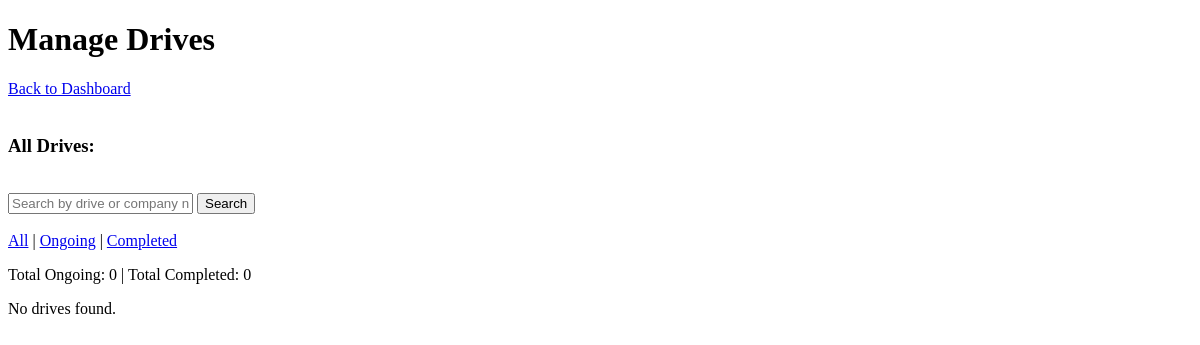
Page /admin/manage_drives on the earlier database version.
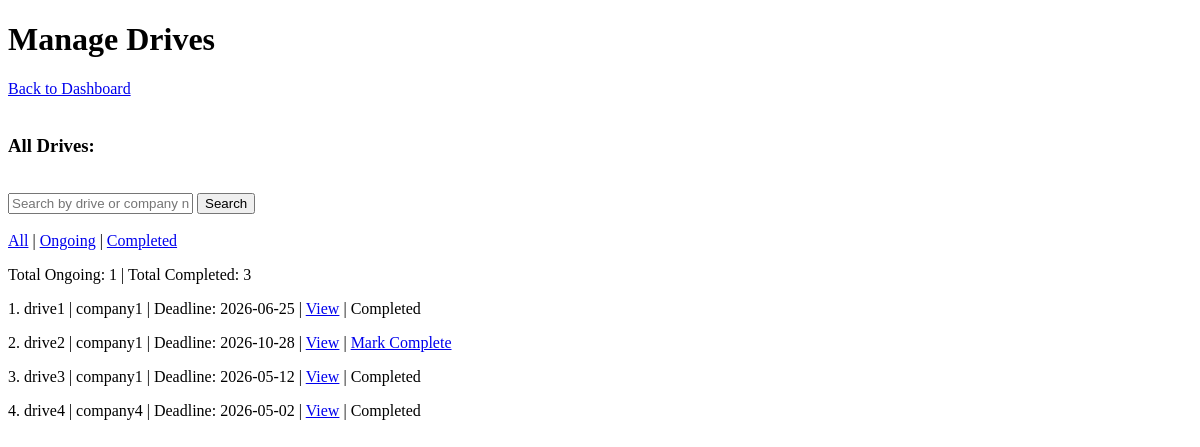
Same page on the later database version.
### models.py (models this page shows)
class PlacementDrive(db.Model):
    __tablename__ = 'placement_drives'
    drive_id = db.Column(db.Integer, primary_key=True)
    company_id = db.Column(db.Integer, db.ForeignKey('companies.company_id'))
    drive_name = db.Column(db.String(100), nullable=False)
    job_title = db.Column(db.String(100), nullable=False)
    job_description = db.Column(db.Text, nullable=False)
    eligibility_criteria = db.Column(db.Text, nullable=False)
    salary = db.Column(db.Float, nullable=False)
    location = db.Column(db.String(150), nullable=False)
    deadline = db.Column(db.DateTime, nullable=False)
    create_time = db.Column(db.DateTime, default=db.func.current_timestamp())
    status = db.Column(db.Boolean, default=False) #pending, complete
    company = db.relationship('Company', backref='drives')

class Company(db.Model):
    __tablename__ = 'companies'
    company_id = db.Column(db.Integer, primary_key=True)
    user_id = db.Column(db.Integer, db.ForeignKey('users.user_id'), unique=True)
    email = db.Column(db.String(100), db.ForeignKey('users.email'), unique=True, nullable=False)
    company_name = db.Column(db.String(100), nullable=False)
    hr_fname = db.Column(db.String(20), nullable=False)
    hr_lname = db.Column(db.String(20), nullable=False)
    hr_email = db.Column(db.String(100), nullable=False)
    website = db.Column(db.Text)
    description = db.Column(db.Text)
    logo = db.Column(db.String(200))
    approval_status = db.Column(db.Boolean, default=False)  # shortlist, waiting(applied), reject
    is_blacklisted = db.Column(db.Boolean, default=False)

### routes/admin.py (the view, shortened to what this page needs)
@admin.route('/manage_drives')
def manage_drives():
    q            = request.args.get('q', '').strip()
    filter_type  = request.args.get('filter', 'all')
    drives_query = PlacementDrive.query.join(Company)
    if filter_type == 'ongoing':
        drives_query = drives_query.filter(PlacementDrive.status == False)
    elif filter_type == 'completed':
        drives_query = drives_query.filter(PlacementDrive.status == True)
    all_drives     = drives_query.all()
    ongoing_drives = [d for d in all_drives if not d.status]
    past_drives    = [d for d in all_drives if d.status]
    return render_template('admin/manage_drive.html',
        all_drives     = all_drives,
        ongoing_drives = ongoing_drives,
        past_drives    = past_drives,
    )

### templates/admin/manage_drive.html (shortened to what this page needs)
<!DOCTYPE html>
<html lang="en">
<head>
</head>
<body>
  <h1>Manage Drives</h1>
  <a href="{{ url_for('admin.dashboard') }}">Back to Dashboard</a>
  <br>
  <br>
  <h3>All Drives:</h3>
  <br>
  <form method="GET" action="{{ url_for('admin.manage_drives') }}">
    <input type="text" name="q" placeholder="Search by drive or company name" value="{{ request.args.get('q', '') }}">
    <button type="submit">Search</button>
  </form>
  <br>
  <a href="{{ url_for('admin.manage_drives', filter='all', q=request.args.get('q', '')) }}">All</a>
  |
  <a href="{{ url_for('admin.manage_drives', filter='ongoing', q=request.args.get('q', '')) }}">Ongoing</a>
  |
  <a href="{{ url_for('admin.manage_drives', filter='completed', q=request.args.get('q', '')) }}">Completed</a>
  <p>Total Ongoing: {{ ongoing_drives|length }} | Total Completed: {{ past_drives|length }}</p>
  {% for d in all_drives %}
    <p>
      {{ loop.index }}. {{ d.drive_name }} | {{ d.company.company_name }} | Deadline: {{ d.deadline.strftime('%Y-%m-%d') }}
      | <a href="{{ url_for('admin.drive_detail', drive_id=d.drive_id) }}">View</a>
      | {% if d.status %}
          Completed
        {% else %}
          <a href="{{ url_for('admin.complete_drive', drive_id=d.drive_id) }}">Mark Complete</a>
        {% endif %}
    </p>
  {% else %}
    <p>No drives found.</p>
  {% endfor %}
</body>
</html>

Differences in the rows shown:
added PlacementDrive: drive_name "drive1", company.company_name "company1", deadline "2026-06-25", status "Completed"
added PlacementDrive: drive_name "drive2", company.company_name "company1", deadline "2026-10-28"
added PlacementDrive: drive_name "drive3", company.company_name "company1", deadline "2026-05-12", status "Completed"
added PlacementDrive: drive_name "drive4", company.company_name "company4", deadline "2026-05-02", status "Completed"
Other differences:
{{ ongoing_drives|length }}: "0" → "1"
{{ past_drives|length }}: "0" → "3"
text no longer shown: "No drives found."
